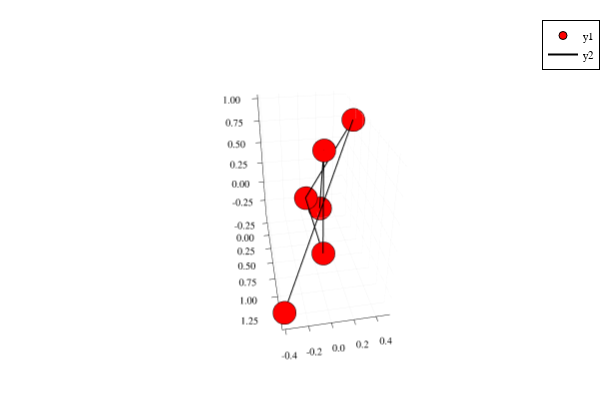

Notebook code cell kept with this figure:
### Code cell
p = plot()
plotChain!(P,"red")

### Figure 1 — Plotly figure (JSON) as saved in the notebook; plotly's stock layout.template omitted (floating-point values rounded to 4 significant figures)
{"data": [{"colorbar": {"title": {"text": ""}}, "legendgroup": "y1", "marker": {"color": "rgba(255, 0, 0, 1.000)", "line": {"color": "rgba(0, 0, 0, 1)", "width": 1}, "size": 8, "symbol": "circle"}, "mode": "markers", "name": "y1", "scene": "scene", "showlegend": true, "type": "scatter3d", "x": [1.35, 0, 0, 1, 1, -0.4045], "xaxis": "x", "y": [-0.4001, 0.5, 0, 0, 0, 0.2341], "yaxis": "y", "z": [-0.3032, 0.866, 0, 0, 1, -0.4045], "zaxis": "z", "zmax": null, "zmin": null}, {"colorbar": {"title": {"text": ""}}, "legendgroup": "y2", "line": {"color": "rgba(0, 0, 0, 1)", "dash": "solid", "shape": "linear", "width": 2}, "mode": "lines", "name": "y2", "scene": "scene", "showlegend": true, "type": "scatter3d", "x": [1.35, 0, 0, 1, 1, -0.4045], "xaxis": "x", "y": [-0.4001, 0.5, 0, 0, 0, 0.2341], "yaxis": "y", "z": [-0.3032, 0.866, 0, 0, 1, -0.4045], "zaxis": "z", "zmax": null, "zmin": null}], "layout": {"annotations": [], "height": 400, "legend": {"bgcolor": "rgba(255, 255, 255, 1.000)", "bordercolor": "rgba(0, 0, 0, 1)", "borderwidth": 1, "font": {"color": "rgba(0, 0, 0, 1)", "family": "sans-serif", "size": 11}, "title": {"font": {"color": "rgba(0, 0, 0, 1)", "family": "sans-serif", "size": 15}, "text": ""}, "tracegroupgap": 0, "traceorder": "normal", "x": 1, "xanchor": "auto", "y": 1, "yanchor": "auto"}, "margin": {"b": 20, "l": 0, "r": 0, "t": 20}, "paper_bgcolor": "rgba(255, 255, 255, 1.000)", "plot_bgcolor": "rgba(255, 255, 255, 1.000)", "scene": {"aspectmode": "auto", "aspectratio": {"x": 1.345, "y": 0.6902, "z": 1.077}, "camera": {"center": {"x": 0, "y": 0, "z": 0}, "eye": {"x": 2.474, "y": -0.4552, "z": 1.443}, "projection": {"type": "perspective"}, "up": {"x": 0, "y": 0, "z": 1}}, "domain": {"x": [0.06582, 0.9934], "y": [0.03762, 0.9902]}, "xaxis": {"gridcolor": "rgba(0, 0, 0, 0.1)", "gridwidth": 0.5, "linecolor": "rgba(0, 0, 0, 1)", "mirror": false, "range": [-0.4571, 1.403], "showgrid": true, "showline": true, "showticklabels": true, "tickangle": 0, "tickcolor": "rgb(0, 0, 0)", "tickfont": {"color": "rgba(0, 0, 0, 1)", "family": "sans-serif", "size": 11}, "tickmode": "array", "ticks": "inside", "ticktext": ["-0.25", "0.00", "0.25", "0.50", "0.75", "1.00", "1.25"], "tickvals": [-0.25, 0, 0.25, 0.5, 0.75, 1, 1.25], "title": {"font": {"color": "rgba(0, 0, 0, 1)", "family": "sans-serif", "size": 15}, "text": ""}, "type": "linear", "visible": true, "zeroline": false, "zerolinecolor": "rgba(0, 0, 0, 1)"}, "yaxis": {"gridcolor": "rgba(0, 0, 0, 0.1)", "gridwidth": 0.5, "linecolor": "rgba(0, 0, 0, 1)", "mirror": false, "range": [-0.4271, 0.527], "showgrid": true, "showline": true, "showticklabels": true, "tickangle": 0, "tickcolor": "rgb(0, 0, 0)", "tickfont": {"color": "rgba(0, 0, 0, 1)", "family": "sans-serif", "size": 11}, "tickmode": "array", "ticks": "inside", "ticktext": ["-0.4", "-0.2", "0.0", "0.2", "0.4"], "tickvals": [-0.4, -0.2, 0, 0.2, 0.4], "title": {"font": {"color": "rgba(0, 0, 0, 1)", "family": "sans-serif", "size": 15}, "text": ""}, "type": "linear", "visible": true, "zeroline": false, "zerolinecolor": "rgba(0, 0, 0, 1)"}, "zaxis": {"gridcolor": "rgba(0, 0, 0, 0.1)", "gridwidth": 0.5, "linecolor": "rgba(0, 0, 0, 1)", "mirror": false, "range": [-0.4466, 1.042], "showgrid": true, "showline": true, "showticklabels": true, "tickangle": 0, "tickcolor": "rgb(0, 0, 0)", "tickfont": {"color": "rgba(0, 0, 0, 1)", "family": "sans-serif", "size": 11}, "tickmode": "array", "ticks": "inside", "ticktext": ["-0.25", "0.00", "0.25", "0.50", "0.75", "1.00"], "tickvals": [-0.25, 0, 0.25, 0.5, 0.75, 1], "title": {"font": {"color": "rgba(0, 0, 0, 1)", "family": "sans-serif", "size": 15}, "text": ""}, "type": "linear", "visible": true, "zeroline": false, "zerolinecolor": "rgba(0, 0, 0, 1)"}}, "showlegend": true, "width": 600}}
